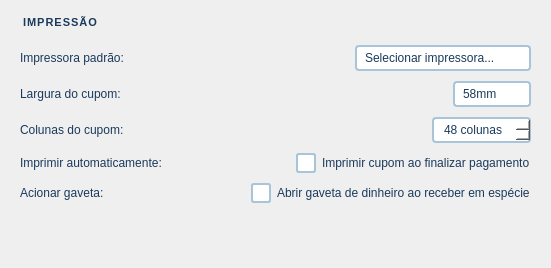
           <widget class="QWidget" name="scrollImpressaoContents">
            <property name="geometry">
             <rect>
              <x>0</x>
              <y>0</y>
              <width>551</width>
              <height>268</height>
             </rect>
            </property>
            <layout class="QVBoxLayout" name="scrollImpressaoVL">
             <property name="spacing">
              <number>10</number>
             </property>
             <property name="leftMargin">
              <number>20</number>
             </property>
             <property name="topMargin">
              <number>16</number>
             </property>
             <property name="rightMargin">
              <number>20</number>
             </property>
             <property name="bottomMargin">
              <number>16</number>
             </property>
             <item>
              <widget class="QLabel" name="lblImpressaoTitle">
               <property name="styleSheet">
                <string notr="true">font-size:11px;font-weight:bold;color:#1a3a5c;border-bottom:2px solid #3585c8;padding-bottom:4px;letter-spacing:1px;</string>
               </property>
               <property name="text">
                <string>IMPRESSÃO</string>
               </property>
              </widget>
             </item>
             <item>
              <layout class="QHBoxLayout" name="hlImpressora">
               <property name="spacing">
                <number>12</number>
               </property>
               <item>
                <widget class="QLabel" name="lblImpressora">
                 <property name="styleSheet">
                  <string notr="true">font-size:12px;color:#1a3a5c;</string>
                 </property>
                 <property name="text">
                  <string>Impressora padrão:</string>
                 </property>
                </widget>
               </item>
               <item>
                <spacer>
                 <property name="orientation">
                  <enum>Qt::Horizontal</enum>
                 </property>
                 <property name="sizeHint" stdset="0">
                  <size>
                   <width>10</width>
                   <height>10</height>
                  </size>
                 </property>
                </spacer>
               </item>
               <item>
                <widget class="QComboBox" name="comboImpressora">
                 <property name="styleSheet">
                  <string notr="true">QComboBox{background-color:#ffffff;border:2px solid #a8c4d8;border-radius:4px;font-size:12px;color:#1a3a5c;padding:3px 8px;}QComboBox:focus{border-color:#3585c8;}QComboBox::drop-down{border:none;width:22px;}QComboBox QAbstractItemView{background-color:#ffffff;border:1px solid #a8c4d8;selection-background-color:#3585c8;selection-color:white;}</string>
                 </property>
                 <item>
                  <property name="text">
                   <string>Selecionar impressora...</string>
                  </property>
                 </item>
                </widget>
               </item>
              </layout>
             </item>
             <item>
              <layout class="QHBoxLayout" name="hlLarguraCupom">
               <property name="spacing">
                <number>12</number>
               </property>
               <item>
                <widget class="QLabel" name="lblLarguraCupom">
                 <property name="styleSheet">
                  <string notr="true">font-size:12px;color:#1a3a5c;</string>
                 </property>
                 <property name="text">
                  <string>Largura do cupom:</string>
                 </property>
                </widget>
               </item>
               <item>
                <spacer>
                 <property name="orientation">
                  <enum>Qt::Horizontal</enum>
                 </property>
                 <property name="sizeHint" stdset="0">
                  <size>
                   <width>10</width>
                   <height>10</height>
                  </size>
                 </property>
                </spacer>
               </item>
               <item>
                <widget class="QComboBox" name="comboLarguraCupom">
                 <property name="styleSheet">
                  <string notr="true">QComboBox{background-color:#ffffff;border:2px solid #a8c4d8;border-radius:4px;font-size:12px;color:#1a3a5c;padding:3px 8px;}QComboBox:focus{border-color:#3585c8;}QComboBox::drop-down{border:none;width:22px;}QComboBox QAbstractItemView{background-color:#ffffff;border:1px solid #a8c4d8;selection-background-color:#3585c8;selection-color:white;}</string>
                 </property>
                 <item>
                  <property name="text">
                   <string>58mm</string>
                  </property>
                 </item>
                 <item>
                  <property name="text">
                   <string>80mm</string>
                  </property>
                 </item>
                </widget>
               </item>
              </layout>
             </item>
             <item>
              <layout class="QHBoxLayout" name="hlColunasCupom">
               <property name="spacing">
                <number>12</number>
               </property>
               <item>
                <widget class="QLabel" name="lblColunasCupom">
                 <property name="styleSheet">
                  <string notr="true">font-size:12px;color:#1a3a5c;</string>
                 </property>
                 <property name="text">
                  <string>Colunas do cupom:</string>
                 </property>
                </widget>
               </item>
               <item>
                <spacer>
                 <property name="orientation">
                  <enum>Qt::Horizontal</enum>
                 </property>
                 <property name="sizeHint" stdset="0">
                  <size>
                   <width>10</width>
                   <height>10</height>
                  </size>
                 </property>
                </spacer>
               </item>
               <item>
                <widget class="QSpinBox" name="spinColunasCupom">
                 <property name="styleSheet">
                  <string notr="true">QSpinBox{background-color:#ffffff;border:2px solid #a8c4d8;border-radius:4px;font-size:12px;color:#1a3a5c;padding:3px 8px;}QSpinBox:focus{border-color:#3585c8;}</string>
                 </property>
                 <property name="suffix">
                  <string> colunas</string>
                 </property>
                 <property name="maximum">
                  <number>80</number>
                 </property>
                 <property name="value">
                  <number>48</number>
                 </property>
                </widget>
               </item>
              </layout>
             </item>
             <item>
              <layout class="QHBoxLayout" name="hlImprimirAuto">
               <property name="spacing">
                <number>12</number>
               </property>
               <item>
                <widget class="QLabel" name="lblImprimirAuto">
                 <property name="styleSheet">
                  <string notr="true">font-size:12px;color:#1a3a5c;</string>
                 </property>
                 <property name="text">
                  <string>Imprimir automaticamente:</string>
                 </property>
                </widget>
               </item>
               <item>
                <spacer>
                 <property name="orientation">
                  <enum>Qt::Horizontal</enum>
                 </property>
                 <property name="sizeHint" stdset="0">
                  <size>
                   <width>10</width>
                   <height>10</height>
                  </size>
                 </property>
                </spacer>
               </item>
               <item>
                <widget class="QCheckBox" name="checkImprimirAuto">
                 <property name="styleSheet">
                  <string notr="true">QCheckBox{font-size:12px;color:#1a3a5c;spacing:6px;}QCheckBox::indicator{width:16px;height:16px;border:2px solid #a8c4d8;border-radius:3px;background:#ffffff;}QCheckBox::indicator:checked{background-color:#3585c8;border-color:#1a5fa0;}</string>
                 </property>
                 <property name="text">
                  <string>Imprimir cupom ao finalizar pagamento</string>
                 </property>
                </widget>
               </item>
              </layout>
             </item>
             <item>
              <layout class="QHBoxLayout" name="hlGavetaDinheiro">
               <property name="spacing">
                <number>12</number>
               </property>
               <item>
                <widget class="QLabel" name="lblGavetaDinheiro">
                 <property name="styleSheet">
                  <string notr="true">font-size:12px;color:#1a3a5c;</string>
                 </property>
                 <property name="text">
                  <string>Acionar gaveta:</string>
                 </property>
                </widget>
               </item>
               <item>
                <spacer>
                 <property name="orientation">
                  <enum>Qt::Horizontal</enum>
                 </property>
                 <property name="sizeHint" stdset="0">
                  <size>
                   <width>10</width>
                   <height>10</height>
                  </size>
                 </property>
                </spacer>
               </item>
               <item>
                <widget class="QCheckBox" name="checkGavetaDinheiro">
                 <property name="styleSheet">
                  <string notr="true">QCheckBox{font-size:12px;color:#1a3a5c;spacing:6px;}QCheckBox::indicator{width:16px;height:16px;border:2px solid #a8c4d8;border-radius:3px;background:#ffffff;}QCheckBox::indicator:checked{background-color:#3585c8;border-color:#1a5fa0;}</string>
                 </property>
                 <property name="text">
                  <string>Abrir gaveta de dinheiro ao receber em espécie</string>
                 </property>
                </widget>
               </item>
              </layout>
             </item>
             <item>
              <spacer>
               <property name="orientation">
                <enum>Qt::Vertical</enum>
               </property>
               <property name="sizeHint" stdset="0">
                <size>
                 <width>10</width>
                 <height>20</height>
                </size>
               </property>
              </spacer>
             </item>
            </layout>
           </widget>
